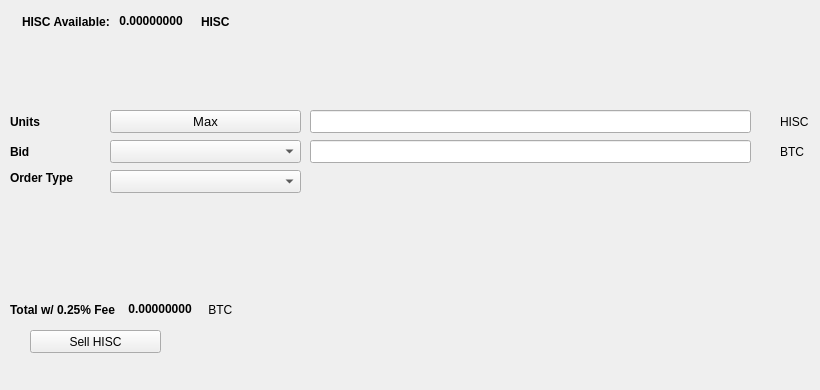
   <widget class="QWidget" name="SellTab">
    <attribute name="title">
     <string>Sell</string>
    </attribute>
    <widget class="QLabel" name="label_16">
     <property name="geometry">
      <rect>
       <x>780</x>
       <y>140</y>
       <width>31</width>
       <height>23</height>
      </rect>
     </property>
     <property name="text">
      <string>BTC</string>
     </property>
    </widget>
    <widget class="QComboBox" name="SellBidcomboBox">
     <property name="geometry">
      <rect>
       <x>110</x>
       <y>140</y>
       <width>191</width>
       <height>23</height>
      </rect>
     </property>
     <property name="font">
      <font>
       <pointsize>10</pointsize>
      </font>
     </property>
    </widget>
    <widget class="QLabel" name="label_18">
     <property name="geometry">
      <rect>
       <x>10</x>
       <y>110</y>
       <width>46</width>
       <height>23</height>
      </rect>
     </property>
     <property name="font">
      <font>
       <weight>75</weight>
       <bold>true</bold>
      </font>
     </property>
     <property name="text">
      <string>Units</string>
     </property>
    </widget>
    <widget class="QPushButton" name="Sell_Max_Amount">
     <property name="geometry">
      <rect>
       <x>110</x>
       <y>110</y>
       <width>191</width>
       <height>23</height>
      </rect>
     </property>
     <property name="font">
      <font>
       <pointsize>10</pointsize>
      </font>
     </property>
     <property name="text">
      <string>Max</string>
     </property>
    </widget>
    <widget class="QLabel" name="label_20">
     <property name="geometry">
      <rect>
       <x>10</x>
       <y>170</y>
       <width>91</width>
       <height>16</height>
      </rect>
     </property>
     <property name="font">
      <font>
       <weight>75</weight>
       <bold>true</bold>
      </font>
     </property>
     <property name="text">
      <string>Order Type</string>
     </property>
    </widget>
    <widget class="QComboBox" name="SellOrdertypeCombo">
     <property name="geometry">
      <rect>
       <x>110</x>
       <y>170</y>
       <width>191</width>
       <height>23</height>
      </rect>
     </property>
     <property name="font">
      <font>
       <pointsize>10</pointsize>
      </font>
     </property>
    </widget>
    <widget class="QLabel" name="label_21">
     <property name="geometry">
      <rect>
       <x>10</x>
       <y>140</y>
       <width>46</width>
       <height>23</height>
      </rect>
     </property>
     <property name="font">
      <font>
       <weight>75</weight>
       <bold>true</bold>
      </font>
     </property>
     <property name="text">
      <string>Bid</string>
     </property>
    </widget>
    <widget class="QLabel" name="label_22">
     <property name="geometry">
      <rect>
       <x>780</x>
       <y>110</y>
       <width>31</width>
       <height>23</height>
      </rect>
     </property>
     <property name="text">
      <string>HISC</string>
     </property>
    </widget>
    <widget class="QLineEdit" name="UnitsInputHISC">
     <property name="geometry">
      <rect>
       <x>310</x>
       <y>110</y>
       <width>441</width>
       <height>23</height>
      </rect>
     </property>
     <property name="font">
      <font>
       <pointsize>9</pointsize>
       <weight>75</weight>
       <bold>true</bold>
      </font>
     </property>
    </widget>
    <widget class="QLineEdit" name="SellBidPriceEdit">
     <property name="geometry">
      <rect>
       <x>310</x>
       <y>140</y>
       <width>441</width>
       <height>23</height>
      </rect>
     </property>
     <property name="font">
      <font>
       <pointsize>9</pointsize>
       <weight>75</weight>
       <bold>true</bold>
      </font>
     </property>
    </widget>
    <widget class="QPushButton" name="SellHISCBTN">
     <property name="geometry">
      <rect>
       <x>30</x>
       <y>330</y>
       <width>131</width>
       <height>23</height>
      </rect>
     </property>
     <property name="text">
      <string>Sell HISC</string>
     </property>
     <property name="icon">
      <iconset resource="../highstakes">
       <normaloff>:/icons/bitcoin</normaloff>:/icons/bitcoin</iconset>
     </property>
    </widget>
    <widget class="QWidget" name="layoutWidget3">
     <property name="geometry">
      <rect>
       <x>22</x>
       <y>12</y>
       <width>258</width>
       <height>19</height>
      </rect>
     </property>
     <layout class="QHBoxLayout" name="horizontalLayout">
      <item>
       <widget class="QLabel" name="label232_2">
        <property name="font">
         <font>
          <weight>75</weight>
          <bold>true</bold>
         </font>
        </property>
        <property name="text">
         <string>HISC Available:</string>
        </property>
       </widget>
      </item>
      <item>
       <widget class="QLabel" name="HISCAvailableLabel">
        <property name="palette">
         <palette>
          <active>
           <colorrole role="WindowText">
            <brush brushstyle="SolidPattern">
             <color alpha="255">
              <red>0</red>
              <green>0</green>
              <blue>0</blue>
             </color>
            </brush>
           </colorrole>
           <colorrole role="Button">
            <brush brushstyle="SolidPattern">
             <color alpha="255">
              <red>0</red>
              <green>170</green>
              <blue>0</blue>
             </color>
            </brush>
           </colorrole>
           <colorrole role="Light">
            <brush brushstyle="SolidPattern">
             <color alpha="255">
              <red>0</red>
              <green>255</green>
              <blue>0</blue>
             </color>
            </brush>
           </colorrole>
           <colorrole role="Midlight">
            <brush brushstyle="SolidPattern">
             <color alpha="255">
              <red>0</red>
              <green>212</green>
              <blue>0</blue>
             </color>
            </brush>
           </colorrole>
           <colorrole role="Dark">
            <brush brushstyle="SolidPattern">
             <color alpha="255">
              <red>0</red>
              <green>85</green>
              <blue>0</blue>
             </color>
            </brush>
           </colorrole>
           <colorrole role="Mid">
            <brush brushstyle="SolidPattern">
             <color alpha="255">
              <red>0</red>
              <green>113</green>
              <blue>0</blue>
             </color>
            </brush>
           </colorrole>
           <colorrole role="Text">
            <brush brushstyle="SolidPattern">
             <color alpha="255">
              <red>0</red>
              <green>170</green>
              <blue>0</blue>
             </color>
            </brush>
           </colorrole>
           <colorrole role="BrightText">
            <brush brushstyle="SolidPattern">
             <color alpha="255">
              <red>255</red>
              <green>255</green>
              <blue>255</blue>
             </color>
            </brush>
           </colorrole>
           <colorrole role="ButtonText">
            <brush brushstyle="SolidPattern">
             <color alpha="255">
              <red>0</red>
              <green>0</green>
              <blue>0</blue>
             </color>
            </brush>
           </colorrole>
           <colorrole role="Base">
            <brush brushstyle="SolidPattern">
             <color alpha="255">
              <red>255</red>
              <green>255</green>
              <blue>255</blue>
             </color>
            </brush>
           </colorrole>
           <colorrole role="Window">
            <brush brushstyle="SolidPattern">
             <color alpha="255">
              <red>0</red>
              <green>170</green>
              <blue>0</blue>
             </color>
            </brush>
           </colorrole>
           <colorrole role="Shadow">
            <brush brushstyle="SolidPattern">
             <color alpha="255">
              <red>0</red>
              <green>0</green>
              <blue>0</blue>
             </color>
            </brush>
           </colorrole>
           <colorrole role="AlternateBase">
            <brush brushstyle="SolidPattern">
             <color alpha="255">
              <red>127</red>
              <green>212</green>
              <blue>127</blue>
             </color>
            </brush>
           </colorrole>
           <colorrole role="ToolTipBase">
            <brush brushstyle="SolidPattern">
             <color alpha="255">
              <red>255</red>
              <green>255</green>
              <blue>220</blue>
             </color>
            </brush>
           </colorrole>
           <colorrole role="ToolTipText">
            <brush brushstyle="SolidPattern">
             <color alpha="255">
              <red>0</red>
              <green>0</green>
              <blue>0</blue>
             </color>
            </brush>
           </colorrole>
          </active>
          <inactive>
           <colorrole role="WindowText">
            <brush brushstyle="SolidPattern">
             <color alpha="255">
              <red>0</red>
              <green>0</green>
              <blue>0</blue>
             </color>
            </brush>
           </colorrole>
           <colorrole role="Button">
            <brush brushstyle="SolidPattern">
             <color alpha="255">
              <red>0</red>
              <green>170</green>
              <blue>0</blue>
             </color>
            </brush>
           </colorrole>
           <colorrole role="Light">
            <brush brushstyle="SolidPattern">
             <color alpha="255">
              <red>0</red>
              <green>255</green>
              <blue>0</blue>
             </color>
            </brush>
           </colorrole>
           <colorrole role="Midlight">
            <brush brushstyle="SolidPattern">
             <color alpha="255">
              <red>0</red>
              <green>212</green>
              <blue>0</blue>
             </color>
            </brush>
           </colorrole>
           <colorrole role="Dark">
            <brush brushstyle="SolidPattern">
             <color alpha="255">
              <red>0</red>
              <green>85</green>
              <blue>0</blue>
             </color>
            </brush>
           </colorrole>
           <colorrole role="Mid">
            <brush brushstyle="SolidPattern">
             <color alpha="255">
              <red>0</red>
              <green>113</green>
              <blue>0</blue>
             </color>
            </brush>
           </colorrole>
           <colorrole role="Text">
            <brush brushstyle="SolidPattern">
             <color alpha="255">
              <red>0</red>
              <green>170</green>
              <blue>0</blue>
             </color>
            </brush>
           </colorrole>
           <colorrole role="BrightText">
            <brush brushstyle="SolidPattern">
             <color alpha="255">
              <red>255</red>
              <green>255</green>
              <blue>255</blue>
             </color>
            </brush>
           </colorrole>
           <colorrole role="ButtonText">
            <brush brushstyle="SolidPattern">
             <color alpha="255">
              <red>0</red>
              <green>0</green>
              <blue>0</blue>
             </color>
            </brush>
           </colorrole>
           <colorrole role="Base">
            <brush brushstyle="SolidPattern">
             <color alpha="255">
              <red>255</red>
              <green>255</green>
              <blue>255</blue>
             </color>
            </brush>
           </colorrole>
           <colorrole role="Window">
            <brush brushstyle="SolidPattern">
             <color alpha="255">
              <red>0</red>
              <green>170</green>
              <blue>0</blue>
             </color>
            </brush>
           </colorrole>
           <colorrole role="Shadow">
            <brush brushstyle="SolidPattern">
             <color alpha="255">
              <red>0</red>
              <green>0</green>
              <blue>0</blue>
             </color>
            </brush>
           </colorrole>
           <colorrole role="AlternateBase">
            <brush brushstyle="SolidPattern">
             <color alpha="255">
              <red>127</red>
              <green>212</green>
              <blue>127</blue>
             </color>
            </brush>
           </colorrole>
           <colorrole role="ToolTipBase">
            <brush brushstyle="SolidPattern">
             <color alpha="255">
              <red>255</red>
              <green>255</green>
              <blue>220</blue>
             </color>
            </brush>
           </colorrole>
           <colorrole role="ToolTipText">
            <brush brushstyle="SolidPattern">
             <color alpha="255">
              <red>0</red>
              <green>0</green>
              <blue>0</blue>
             </color>
            </brush>
           </colorrole>
          </inactive>
          <disabled>
           <colorrole role="WindowText">
            <brush brushstyle="SolidPattern">
             <color alpha="255">
              <red>0</red>
              <green>85</green>
              <blue>0</blue>
             </color>
            </brush>
           </colorrole>
           <colorrole role="Button">
            <brush brushstyle="SolidPattern">
             <color alpha="255">
              <red>0</red>
              <green>170</green>
              <blue>0</blue>
             </color>
            </brush>
           </colorrole>
           <colorrole role="Light">
            <brush brushstyle="SolidPattern">
             <color alpha="255">
              <red>0</red>
              <green>255</green>
              <blue>0</blue>
             </color>
            </brush>
           </colorrole>
           <colorrole role="Midlight">
            <brush brushstyle="SolidPattern">
             <color alpha="255">
              <red>0</red>
              <green>212</green>
              <blue>0</blue>
             </color>
            </brush>
           </colorrole>
           <colorrole role="Dark">
            <brush brushstyle="SolidPattern">
             <color alpha="255">
              <red>0</red>
              <green>85</green>
              <blue>0</blue>
             </color>
            </brush>
           </colorrole>
           <colorrole role="Mid">
            <brush brushstyle="SolidPattern">
             <color alpha="255">
              <red>0</red>
              <green>113</green>
              <blue>0</blue>
             </color>
            </brush>
           </colorrole>
           <colorrole role="Text">
            <brush brushstyle="SolidPattern">
             <color alpha="255">
              <red>0</red>
              <green>85</green>
              <blue>0</blue>
             </color>
            </brush>
           </colorrole>
           <colorrole role="BrightText">
            <brush brushstyle="SolidPattern">
             <color alpha="255">
              <red>255</red>
              <green>255</green>
              <blue>255</blue>
             </color>
            </brush>
           </colorrole>
           <colorrole role="ButtonText">
            <brush brushstyle="SolidPattern">
             <color alpha="255">
              <red>0</red>
              <green>85</green>
              <blue>0</blue>
             </color>
            </brush>
           </colorrole>
           <colorrole role="Base">
            <brush brushstyle="SolidPattern">
             <color alpha="255">
              <red>0</red>
              <green>170</green>
              <blue>0</blue>
             </color>
            </brush>
           </colorrole>
           <colorrole role="Window">
            <brush brushstyle="SolidPattern">
             <color alpha="255">
              <red>0</red>
              <green>170</green>
              <blue>0</blue>
             </color>
            </brush>
           </colorrole>
           <colorrole role="Shadow">
            <brush brushstyle="SolidPattern">
             <color alpha="255">
              <red>0</red>
              <green>0</green>
              <blue>0</blue>
             </color>
            </brush>
           </colorrole>
           <colorrole role="AlternateBase">
            <brush brushstyle="SolidPattern">
             <color alpha="255">
              <red>0</red>
              <green>170</green>
              <blue>0</blue>
             </color>
            </brush>
           </colorrole>
           <colorrole role="ToolTipBase">
            <brush brushstyle="SolidPattern">
             <color alpha="255">
              <red>255</red>
              <green>255</green>
              <blue>220</blue>
             </color>
            </brush>
           </colorrole>
           <colorrole role="ToolTipText">
            <brush brushstyle="SolidPattern">
             <color alpha="255">
              <red>0</red>
              <green>0</green>
              <blue>0</blue>
             </color>
            </brush>
           </colorrole>
          </disabled>
         </palette>
        </property>
        <property name="font">
         <font>
          <weight>75</weight>
          <bold>true</bold>
         </font>
        </property>
        <property name="text">
         <string> 0.00000000 </string>
        </property>
        <property name="textInteractionFlags">
         <set>Qt::LinksAccessibleByMouse|Qt::TextSelectableByKeyboard|Qt::TextSelectableByMouse</set>
        </property>
       </widget>
      </item>
      <item>
       <widget class="QLabel" name="labelHISC">
        <property name="font">
         <font>
          <weight>75</weight>
          <bold>true</bold>
         </font>
        </property>
        <property name="text">
         <string>HISC</string>
        </property>
       </widget>
      </item>
     </layout>
    </widget>
    <widget class="QWidget" name="layoutWidget">
     <property name="geometry">
      <rect>
       <x>10</x>
       <y>300</y>
       <width>268</width>
       <height>19</height>
      </rect>
     </property>
     <layout class="QHBoxLayout" name="horizontalLayout_2">
      <item>
       <widget class="QLabel" name="label_19">
        <property name="font">
         <font>
          <weight>75</weight>
          <bold>true</bold>
         </font>
        </property>
        <property name="text">
         <string>Total w/ 0.25% Fee </string>
        </property>
       </widget>
      </item>
      <item>
       <widget class="QLabel" name="SellCostLabel">
        <property name="palette">
         <palette>
          <active>
           <colorrole role="WindowText">
            <brush brushstyle="SolidPattern">
             <color alpha="255">
              <red>0</red>
              <green>0</green>
              <blue>0</blue>
             </color>
            </brush>
           </colorrole>
           <colorrole role="Button">
            <brush brushstyle="SolidPattern">
             <color alpha="255">
              <red>0</red>
              <green>170</green>
              <blue>0</blue>
             </color>
            </brush>
           </colorrole>
           <colorrole role="Light">
            <brush brushstyle="SolidPattern">
             <color alpha="255">
              <red>0</red>
              <green>255</green>
              <blue>0</blue>
             </color>
            </brush>
           </colorrole>
           <colorrole role="Midlight">
            <brush brushstyle="SolidPattern">
             <color alpha="255">
              <red>0</red>
              <green>212</green>
              <blue>0</blue>
             </color>
            </brush>
           </colorrole>
           <colorrole role="Dark">
            <brush brushstyle="SolidPattern">
             <color alpha="255">
              <red>0</red>
              <green>85</green>
              <blue>0</blue>
             </color>
            </brush>
           </colorrole>
           <colorrole role="Mid">
            <brush brushstyle="SolidPattern">
             <color alpha="255">
              <red>0</red>
              <green>113</green>
              <blue>0</blue>
             </color>
            </brush>
           </colorrole>
           <colorrole role="Text">
            <brush brushstyle="SolidPattern">
             <color alpha="255">
              <red>0</red>
              <green>170</green>
              <blue>0</blue>
             </color>
            </brush>
           </colorrole>
           <colorrole role="BrightText">
            <brush brushstyle="SolidPattern">
             <color alpha="255">
              <red>255</red>
              <green>255</green>
              <blue>255</blue>
             </color>
            </brush>
           </colorrole>
           <colorrole role="ButtonText">
            <brush brushstyle="SolidPattern">
             <color alpha="255">
              <red>0</red>
              <green>0</green>
              <blue>0</blue>
             </color>
            </brush>
           </colorrole>
           <colorrole role="Base">
            <brush brushstyle="SolidPattern">
             <color alpha="255">
              <red>255</red>
              <green>255</green>
              <blue>255</blue>
             </color>
            </brush>
           </colorrole>
           <colorrole role="Window">
            <brush brushstyle="SolidPattern">
             <color alpha="255">
              <red>0</red>
              <green>170</green>
              <blue>0</blue>
             </color>
            </brush>
           </colorrole>
           <colorrole role="Shadow">
            <brush brushstyle="SolidPattern">
             <color alpha="255">
              <red>0</red>
              <green>0</green>
              <blue>0</blue>
             </color>
            </brush>
           </colorrole>
           <colorrole role="AlternateBase">
            <brush brushstyle="SolidPattern">
             <color alpha="255">
              <red>127</red>
              <green>212</green>
              <blue>127</blue>
             </color>
            </brush>
           </colorrole>
           <colorrole role="ToolTipBase">
            <brush brushstyle="SolidPattern">
             <color alpha="255">
              <red>255</red>
              <green>255</green>
              <blue>220</blue>
             </color>
            </brush>
           </colorrole>
           <colorrole role="ToolTipText">
            <brush brushstyle="SolidPattern">
             <color alpha="255">
              <red>0</red>
              <green>0</green>
              <blue>0</blue>
             </color>
            </brush>
           </colorrole>
          </active>
          <inactive>
           <colorrole role="WindowText">
            <brush brushstyle="SolidPattern">
             <color alpha="255">
              <red>0</red>
              <green>0</green>
              <blue>0</blue>
             </color>
            </brush>
           </colorrole>
           <colorrole role="Button">
            <brush brushstyle="SolidPattern">
             <color alpha="255">
              <red>0</red>
              <green>170</green>
              <blue>0</blue>
             </color>
            </brush>
           </colorrole>
           <colorrole role="Light">
            <brush brushstyle="SolidPattern">
             <color alpha="255">
              <red>0</red>
              <green>255</green>
              <blue>0</blue>
             </color>
            </brush>
           </colorrole>
           <colorrole role="Midlight">
            <brush brushstyle="SolidPattern">
             <color alpha="255">
              <red>0</red>
              <green>212</green>
              <blue>0</blue>
             </color>
            </brush>
           </colorrole>
           <colorrole role="Dark">
            <brush brushstyle="SolidPattern">
             <color alpha="255">
              <red>0</red>
              <green>85</green>
              <blue>0</blue>
             </color>
            </brush>
           </colorrole>
           <colorrole role="Mid">
            <brush brushstyle="SolidPattern">
             <color alpha="255">
              <red>0</red>
              <green>113</green>
              <blue>0</blue>
             </color>
            </brush>
           </colorrole>
           <colorrole role="Text">
            <brush brushstyle="SolidPattern">
             <color alpha="255">
              <red>0</red>
              <green>170</green>
              <blue>0</blue>
             </color>
            </brush>
           </colorrole>
           <colorrole role="BrightText">
            <brush brushstyle="SolidPattern">
             <color alpha="255">
              <red>255</red>
              <green>255</green>
              <blue>255</blue>
             </color>
            </brush>
           </colorrole>
           <colorrole role="ButtonText">
            <brush brushstyle="SolidPattern">
             <color alpha="255">
              <red>0</red>
              <green>0</green>
              <blue>0</blue>
             </color>
            </brush>
           </colorrole>
           <colorrole role="Base">
            <brush brushstyle="SolidPattern">
             <color alpha="255">
              <red>255</red>
              <green>255</green>
              <blue>255</blue>
             </color>
            </brush>
           </colorrole>
           <colorrole role="Window">
            <brush brushstyle="SolidPattern">
             <color alpha="255">
              <red>0</red>
              <green>170</green>
              <blue>0</blue>
             </color>
            </brush>
           </colorrole>
           <colorrole role="Shadow">
            <brush brushstyle="SolidPattern">
             <color alpha="255">
              <red>0</red>
              <green>0</green>
              <blue>0</blue>
             </color>
            </brush>
           </colorrole>
           <colorrole role="AlternateBase">
            <brush brushstyle="SolidPattern">
             <color alpha="255">
              <red>127</red>
              <green>212</green>
              <blue>127</blue>
             </color>
            </brush>
           </colorrole>
           <colorrole role="ToolTipBase">
            <brush brushstyle="SolidPattern">
             <color alpha="255">
              <red>255</red>
              <green>255</green>
              <blue>220</blue>
             </color>
            </brush>
           </colorrole>
           <colorrole role="ToolTipText">
            <brush brushstyle="SolidPattern">
             <color alpha="255">
              <red>0</red>
              <green>0</green>
              <blue>0</blue>
             </color>
            </brush>
           </colorrole>
          </inactive>
          <disabled>
           <colorrole role="WindowText">
            <brush brushstyle="SolidPattern">
             <color alpha="255">
              <red>0</red>
              <green>85</green>
              <blue>0</blue>
             </color>
            </brush>
           </colorrole>
           <colorrole role="Button">
            <brush brushstyle="SolidPattern">
             <color alpha="255">
              <red>0</red>
              <green>170</green>
              <blue>0</blue>
             </color>
            </brush>
           </colorrole>
           <colorrole role="Light">
            <brush brushstyle="SolidPattern">
             <color alpha="255">
              <red>0</red>
              <green>255</green>
              <blue>0</blue>
             </color>
            </brush>
           </colorrole>
           <colorrole role="Midlight">
            <brush brushstyle="SolidPattern">
             <color alpha="255">
              <red>0</red>
              <green>212</green>
              <blue>0</blue>
             </color>
            </brush>
           </colorrole>
           <colorrole role="Dark">
            <brush brushstyle="SolidPattern">
             <color alpha="255">
              <red>0</red>
              <green>85</green>
              <blue>0</blue>
             </color>
            </brush>
           </colorrole>
           <colorrole role="Mid">
            <brush brushstyle="SolidPattern">
             <color alpha="255">
              <red>0</red>
              <green>113</green>
              <blue>0</blue>
             </color>
            </brush>
           </colorrole>
           <colorrole role="Text">
            <brush brushstyle="SolidPattern">
             <color alpha="255">
              <red>0</red>
              <green>85</green>
              <blue>0</blue>
             </color>
            </brush>
           </colorrole>
           <colorrole role="BrightText">
            <brush brushstyle="SolidPattern">
             <color alpha="255">
              <red>255</red>
              <green>255</green>
              <blue>255</blue>
             </color>
            </brush>
           </colorrole>
           <colorrole role="ButtonText">
            <brush brushstyle="SolidPattern">
             <color alpha="255">
              <red>0</red>
              <green>85</green>
              <blue>0</blue>
             </color>
            </brush>
           </colorrole>
           <colorrole role="Base">
            <brush brushstyle="SolidPattern">
             <color alpha="255">
              <red>0</red>
              <green>170</green>
              <blue>0</blue>
             </color>
            </brush>
           </colorrole>
           <colorrole role="Window">
            <brush brushstyle="SolidPattern">
             <color alpha="255">
              <red>0</red>
              <green>170</green>
              <blue>0</blue>
             </color>
            </brush>
           </colorrole>
           <colorrole role="Shadow">
            <brush brushstyle="SolidPattern">
             <color alpha="255">
              <red>0</red>
              <green>0</green>
              <blue>0</blue>
             </color>
            </brush>
           </colorrole>
           <colorrole role="AlternateBase">
            <brush brushstyle="SolidPattern">
             <color alpha="255">
              <red>0</red>
              <green>170</green>
              <blue>0</blue>
             </color>
            </brush>
           </colorrole>
           <colorrole role="ToolTipBase">
            <brush brushstyle="SolidPattern">
             <color alpha="255">
              <red>255</red>
              <green>255</green>
              <blue>220</blue>
             </color>
            </brush>
           </colorrole>
           <colorrole role="ToolTipText">
            <brush brushstyle="SolidPattern">
             <color alpha="255">
              <red>0</red>
              <green>0</green>
              <blue>0</blue>
             </color>
            </brush>
           </colorrole>
          </disabled>
         </palette>
        </property>
        <property name="font">
         <font>
          <weight>75</weight>
          <bold>true</bold>
         </font>
        </property>
        <property name="autoFillBackground">
         <bool>false</bool>
        </property>
        <property name="text">
         <string> 0.00000000</string>
        </property>
        <property name="textInteractionFlags">
         <set>Qt::LinksAccessibleByMouse|Qt::TextSelectableByMouse</set>
        </property>
       </widget>
      </item>
      <item>
       <widget class="QLabel" name="label_17">
        <property name="font">
         <font>
          <weight>50</weight>
          <bold>false</bold>
         </font>
        </property>
        <property name="text">
         <string> BTC</string>
        </property>
       </widget>
      </item>
     </layout>
    </widget>
    <widget class="QLabel" name="label_23">
     <property name="geometry">
      <rect>
       <x>460</x>
       <y>300</y>
       <width>281</width>
       <height>81</height>
      </rect>
     </property>
     <property name="text">
      <string/>
     </property>
     <property name="pixmap">
      <pixmap>:/images/bittrex</pixmap>
     </property>
    </widget>
   </widget>
